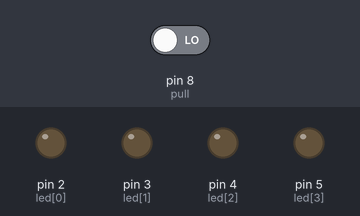
Recording of a sketch running on a simulated Arduino Uno, built with avr-gcc and run on an emulated ATmega328P. On the bench: output pins drawn as LEDs (lit = HIGH). The test bench sets the inputs (shaded band); at power-on: pin 8 (pull) LOW.

Above: at 1.2 s.
1.3 s: pin 8 (pull) driven HIGH
At 3.5 s:
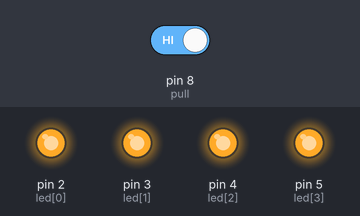
At 4.2 s:
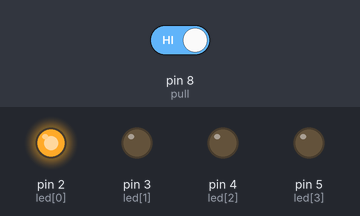
4.3 s: pin 8 (pull) driven LOW
At 5.4 s:
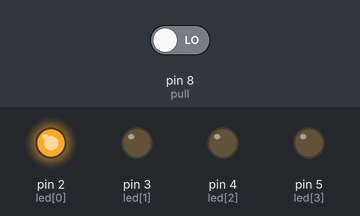
Timing chart, 0 to 7.3 s (numbered marks = the images above; inputs shaded):
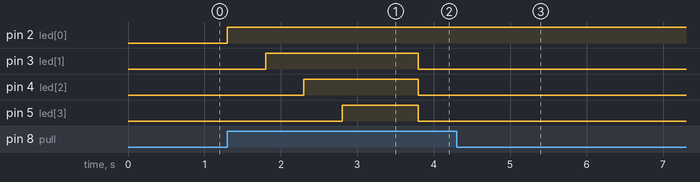

Measured:
- after the input at 1.3 s, pin 2 (led[0]): LOW → HIGH at once; pin 3 (led[1]): LOW → HIGH after 0.50 s, → LOW 2.0 s later; pin 4 (led[2]): LOW → HIGH after 1.0 s, → LOW 1.5 s later; pin 5 (led[3]): LOW → HIGH after 1.5 s, → LOW 1.0 s later
- after the input at 4.3 s, pin 3 (led[1]), pin 4 (led[2]), pin 5 (led[3]): stops changing and stays LOW

The sketch:

secuencia_de_led_23.ino
```cpp
int led[]={2,3,4,5};
int pull=8,contador=5;
boolean estado=0;
void setup() {
pinMode(led[0],OUTPUT);
pinMode(led[1],OUTPUT);
pinMode(led[2],OUTPUT);
pinMode(led[3],OUTPUT);

 pinMode(pull,INPUT);

 }

void loop() {
estado=digitalRead(pull);
if(estado==HIGH){
  if (estado<4){
digitalWrite(led[contador],HIGH);
  }
contador++;

  delay(500);
}


if (contador>4){

digitalWrite(led[0],LOW);
digitalWrite(led[1],LOW);
digitalWrite(led[2],LOW);
digitalWrite(led[3],LOW);
contador=0;
}

}
```
